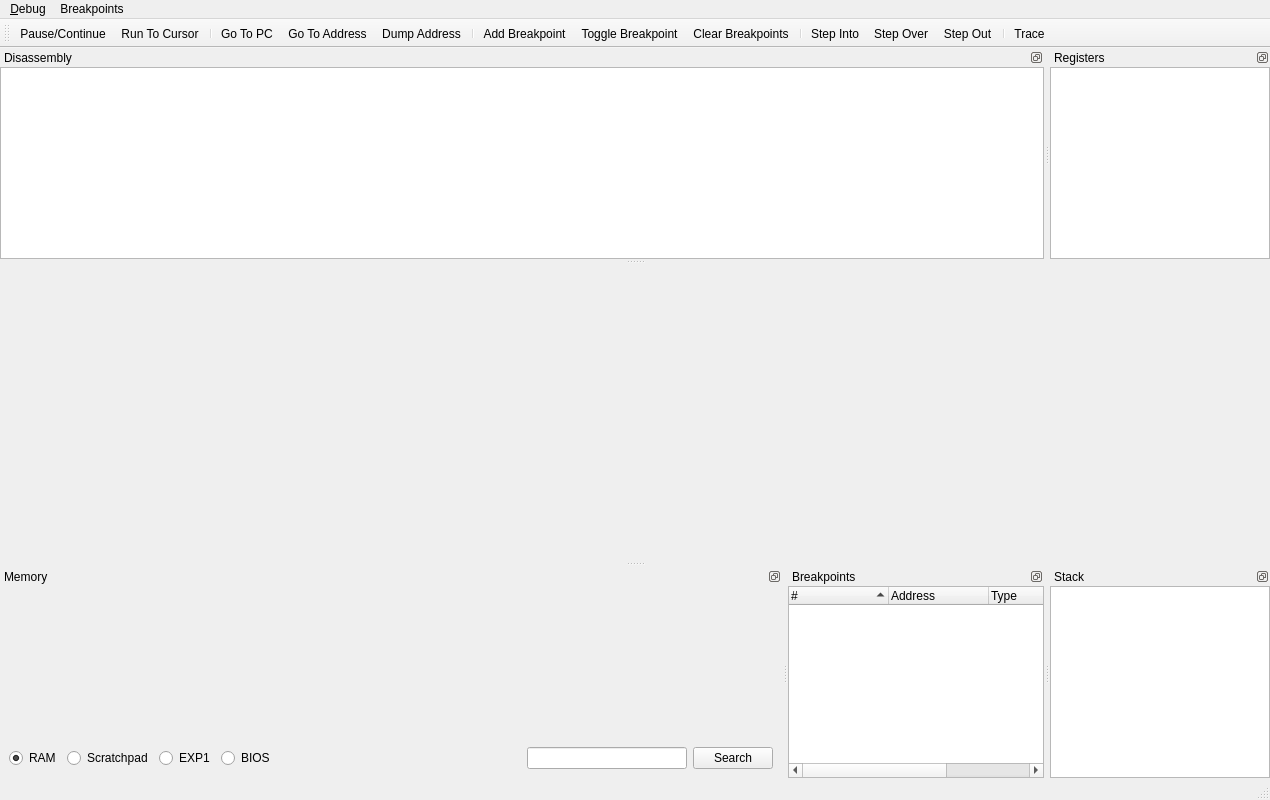
<?xml version="1.0" encoding="UTF-8"?>
<ui version="4.0">
 <class>DebuggerWindow</class>
 <widget class="QMainWindow" name="DebuggerWindow">
  <property name="geometry">
   <rect>
    <x>0</x>
    <y>0</y>
    <width>1270</width>
    <height>800</height>
   </rect>
  </property>
  <property name="windowTitle">
   <string>CPU Debugger</string>
  </property>
  <property name="dockNestingEnabled">
   <bool>true</bool>
  </property>
  <widget class="QWidget" name="centralwidget"/>
  <widget class="QMenuBar" name="menubar">
   <property name="geometry">
    <rect>
     <x>0</x>
     <y>0</y>
     <width>1210</width>
     <height>30</height>
    </rect>
   </property>
   <widget class="QMenu" name="menu_Debugger">
    <property name="title">
     <string>&amp;Debug</string>
    </property>
    <addaction name="actionPause"/>
    <addaction name="actionRunToCursor"/>
    <addaction name="separator"/>
    <addaction name="actionGoToPC"/>
    <addaction name="actionGoToAddress"/>
    <addaction name="actionDumpAddress"/>
    <addaction name="separator"/>
    <addaction name="actionTrace"/>
    <addaction name="separator"/>
    <addaction name="actionStepInto"/>
    <addaction name="actionStepOver"/>
    <addaction name="actionStepOut"/>
    <addaction name="separator"/>
    <addaction name="actionClose"/>
   </widget>
   <widget class="QMenu" name="menuBreakpoints">
    <property name="title">
     <string>Breakpoints</string>
    </property>
    <addaction name="actionAddBreakpoint"/>
    <addaction name="actionToggleBreakpoint"/>
    <addaction name="actionClearBreakpoints"/>
   </widget>
   <addaction name="menu_Debugger"/>
   <addaction name="menuBreakpoints"/>
  </widget>
  <widget class="QStatusBar" name="statusbar"/>
  <widget class="QToolBar" name="toolBar">
   <property name="windowTitle">
    <string>toolBar</string>
   </property>
   <attribute name="toolBarArea">
    <enum>TopToolBarArea</enum>
   </attribute>
   <attribute name="toolBarBreak">
    <bool>false</bool>
   </attribute>
   <addaction name="actionPause"/>
   <addaction name="actionRunToCursor"/>
   <addaction name="separator"/>
   <addaction name="actionGoToPC"/>
   <addaction name="actionGoToAddress"/>
   <addaction name="actionDumpAddress"/>
   <addaction name="separator"/>
   <addaction name="actionAddBreakpoint"/>
   <addaction name="actionToggleBreakpoint"/>
   <addaction name="actionClearBreakpoints"/>
   <addaction name="separator"/>
   <addaction name="actionStepInto"/>
   <addaction name="actionStepOver"/>
   <addaction name="actionStepOut"/>
   <addaction name="separator"/>
   <addaction name="actionTrace"/>
  </widget>
  <widget class="QDockWidget" name="dockWidget_2">
   <property name="features">
    <set>QDockWidget::DockWidgetFloatable|QDockWidget::DockWidgetMovable</set>
   </property>
   <property name="windowTitle">
    <string>Disassembly</string>
   </property>
   <attribute name="dockWidgetArea">
    <number>4</number>
   </attribute>
   <widget class="QTreeView" name="codeView">
    <property name="sizePolicy">
     <sizepolicy hsizetype="Expanding" vsizetype="Expanding">
      <horstretch>0</horstretch>
      <verstretch>0</verstretch>
     </sizepolicy>
    </property>
    <attribute name="headerVisible">
     <bool>false</bool>
    </attribute>
   </widget>
  </widget>
  <widget class="QDockWidget" name="dockWidget_3">
   <property name="features">
    <set>QDockWidget::DockWidgetFloatable|QDockWidget::DockWidgetMovable</set>
   </property>
   <property name="windowTitle">
    <string>Registers</string>
   </property>
   <attribute name="dockWidgetArea">
    <number>4</number>
   </attribute>
   <widget class="QTreeView" name="registerView">
    <property name="sizePolicy">
     <sizepolicy hsizetype="Expanding" vsizetype="Expanding">
      <horstretch>0</horstretch>
      <verstretch>0</verstretch>
     </sizepolicy>
    </property>
    <property name="maximumSize">
     <size>
      <width>220</width>
      <height>16777215</height>
     </size>
    </property>
   </widget>
  </widget>
  <widget class="QDockWidget" name="dockWidget">
   <property name="sizePolicy">
    <sizepolicy hsizetype="Preferred" vsizetype="Preferred">
     <horstretch>1</horstretch>
     <verstretch>0</verstretch>
    </sizepolicy>
   </property>
   <property name="features">
    <set>QDockWidget::DockWidgetFloatable|QDockWidget::DockWidgetMovable</set>
   </property>
   <property name="windowTitle">
    <string>Memory</string>
   </property>
   <attribute name="dockWidgetArea">
    <number>8</number>
   </attribute>
   <widget class="QWidget" name="dockWidgetContents_3">
    <layout class="QVBoxLayout" name="verticalLayout">
     <item>
      <widget class="MemoryViewWidget" name="memoryView" native="true">
       <property name="sizePolicy">
        <sizepolicy hsizetype="Preferred" vsizetype="Expanding">
         <horstretch>0</horstretch>
         <verstretch>0</verstretch>
        </sizepolicy>
       </property>
      </widget>
     </item>
     <item>
      <layout class="QHBoxLayout" name="horizontalLayout">
       <item>
        <widget class="QRadioButton" name="memoryRegionRAM">
         <property name="text">
          <string>RAM</string>
         </property>
         <property name="checked">
          <bool>true</bool>
         </property>
        </widget>
       </item>
       <item>
        <widget class="QRadioButton" name="memoryRegionScratchpad">
         <property name="text">
          <string>Scratchpad</string>
         </property>
        </widget>
       </item>
       <item>
        <widget class="QRadioButton" name="memoryRegionEXP1">
         <property name="text">
          <string>EXP1</string>
         </property>
        </widget>
       </item>
       <item>
        <widget class="QRadioButton" name="memoryRegionBIOS">
         <property name="text">
          <string>BIOS</string>
         </property>
        </widget>
       </item>
       <item>
        <spacer name="horizontalSpacer">
         <property name="orientation">
          <enum>Qt::Horizontal</enum>
         </property>
         <property name="sizeHint" stdset="0">
          <size>
           <width>40</width>
           <height>20</height>
          </size>
         </property>
        </spacer>
       </item>
       <item>
        <layout class="QHBoxLayout" name="horizontalLayout_2">
         <item>
          <widget class="QLineEdit" name="memorySearchString"/>
         </item>
         <item>
          <widget class="QPushButton" name="memorySearch">
           <property name="text">
            <string>Search</string>
           </property>
          </widget>
         </item>
        </layout>
       </item>
      </layout>
     </item>
    </layout>
   </widget>
  </widget>
  <widget class="QDockWidget" name="dockWidget_5">
   <property name="sizePolicy">
    <sizepolicy hsizetype="Maximum" vsizetype="Preferred">
     <horstretch>0</horstretch>
     <verstretch>0</verstretch>
    </sizepolicy>
   </property>
   <property name="maximumSize">
    <size>
     <width>290</width>
     <height>524287</height>
    </size>
   </property>
   <property name="features">
    <set>QDockWidget::DockWidgetFloatable|QDockWidget::DockWidgetMovable</set>
   </property>
   <property name="windowTitle">
    <string>Breakpoints</string>
   </property>
   <attribute name="dockWidgetArea">
    <number>8</number>
   </attribute>
   <widget class="QTreeWidget" name="breakpointsWidget">
    <property name="selectionMode">
     <enum>QAbstractItemView::SingleSelection</enum>
    </property>
    <property name="selectionBehavior">
     <enum>QAbstractItemView::SelectRows</enum>
    </property>
    <property name="sortingEnabled">
     <bool>true</bool>
    </property>
    <attribute name="headerMinimumSectionSize">
     <number>20</number>
    </attribute>
    <column>
     <property name="text">
      <string>#</string>
     </property>
    </column>
    <column>
     <property name="text">
      <string>Address</string>
     </property>
    </column>
    <column>
     <property name="text">
      <string>Type</string>
     </property>
    </column>
    <column>
     <property name="text">
      <string>Hit Count</string>
     </property>
    </column>
   </widget>
  </widget>
  <widget class="QDockWidget" name="dockWidget_4">
   <property name="features">
    <set>QDockWidget::DockWidgetFloatable|QDockWidget::DockWidgetMovable</set>
   </property>
   <property name="windowTitle">
    <string>Stack</string>
   </property>
   <attribute name="dockWidgetArea">
    <number>8</number>
   </attribute>
   <widget class="QTreeView" name="stackView">
    <property name="maximumSize">
     <size>
      <width>220</width>
      <height>16777215</height>
     </size>
    </property>
   </widget>
  </widget>
  <action name="actionPause">
   <property name="checkable">
    <bool>true</bool>
   </property>
   <property name="icon">
    <iconset theme="pause-line"/>
   </property>
   <property name="text">
    <string>&amp;Pause/Continue</string>
   </property>
   <property name="toolTip">
    <string>Pause/Continue</string>
   </property>
   <property name="shortcut">
    <string>F5</string>
   </property>
  </action>
  <action name="actionStepInto">
   <property name="icon">
    <iconset theme="debug-step-into-line"/>
   </property>
   <property name="text">
    <string>&amp;Step Into</string>
   </property>
   <property name="toolTip">
    <string>Step Into</string>
   </property>
   <property name="shortcut">
    <string>F11</string>
   </property>
  </action>
  <action name="actionStepOver">
   <property name="icon">
    <iconset theme="debug-step-over-line"/>
   </property>
   <property name="text">
    <string>Step &amp;Over</string>
   </property>
   <property name="toolTip">
    <string>Step Over</string>
   </property>
   <property name="shortcut">
    <string>F10</string>
   </property>
  </action>
  <action name="actionToggleBreakpoint">
   <property name="icon">
    <iconset theme="debug-toggle-breakpoint"/>
   </property>
   <property name="text">
    <string>Toggle &amp;Breakpoint</string>
   </property>
   <property name="toolTip">
    <string>Toggle Breakpoint</string>
   </property>
   <property name="shortcut">
    <string>F9</string>
   </property>
  </action>
  <action name="actionClose">
   <property name="text">
    <string>&amp;Close</string>
   </property>
  </action>
  <action name="actionStepOut">
   <property name="icon">
    <iconset theme="debug-step-out-line"/>
   </property>
   <property name="text">
    <string>Step O&amp;ut</string>
   </property>
   <property name="toolTip">
    <string>Step Out</string>
   </property>
   <property name="shortcut">
    <string>Ctrl+F11</string>
   </property>
  </action>
  <action name="actionRunToCursor">
   <property name="icon">
    <iconset theme="debugger-go-to-cursor"/>
   </property>
   <property name="text">
    <string>&amp;Run To Cursor</string>
   </property>
   <property name="toolTip">
    <string>Run To Cursor</string>
   </property>
   <property name="shortcut">
    <string>Ctrl+F10</string>
   </property>
  </action>
  <action name="actionClearBreakpoints">
   <property name="icon">
    <iconset theme="debugger-clear-breakpoint"/>
   </property>
   <property name="text">
    <string>&amp;Clear Breakpoints</string>
   </property>
   <property name="toolTip">
    <string>Clear Breakpoints</string>
   </property>
   <property name="shortcut">
    <string>Ctrl+Del</string>
   </property>
  </action>
  <action name="actionAddBreakpoint">
   <property name="icon">
    <iconset theme="add-line"/>
   </property>
   <property name="text">
    <string>&amp;Add Breakpoint</string>
   </property>
   <property name="toolTip">
    <string>Add Breakpoint</string>
   </property>
   <property name="shortcut">
    <string>Ctrl+F9</string>
   </property>
  </action>
  <action name="actionGoToPC">
   <property name="icon">
    <iconset theme="debugger-go-to-pc"/>
   </property>
   <property name="text">
    <string>&amp;Go To PC</string>
   </property>
   <property name="toolTip">
    <string>Go To PC</string>
   </property>
   <property name="shortcut">
    <string>Ctrl+P</string>
   </property>
  </action>
  <action name="actionGoToAddress">
   <property name="icon">
    <iconset theme="debugger-go-to-address"/>
   </property>
   <property name="text">
    <string>Go To &amp;Address</string>
   </property>
   <property name="toolTip">
    <string>Go To Address</string>
   </property>
   <property name="shortcut">
    <string>Ctrl+G</string>
   </property>
  </action>
  <action name="actionDumpAddress">
   <property name="icon">
    <iconset theme="debugger-dump-address"/>
   </property>
   <property name="text">
    <string>&amp;Dump Address</string>
   </property>
   <property name="shortcut">
    <string>Ctrl+D</string>
   </property>
  </action>
  <action name="actionTrace">
   <property name="icon">
    <iconset theme="debug-trace-line"/>
   </property>
   <property name="text">
    <string>&amp;Trace</string>
   </property>
   <property name="toolTip">
    <string>Trace</string>
   </property>
   <property name="shortcut">
    <string>Ctrl+T</string>
   </property>
  </action>
 </widget>
 <customwidgets>
  <customwidget>
   <class>MemoryViewWidget</class>
   <extends>QWidget</extends>
   <header>arcadeduck-qt/memoryviewwidget.h</header>
   <container>1</container>
  </customwidget>
 </customwidgets>
 <resources>
  <include location="resources/resources.qrc"/>
 </resources>
 <connections/>
</ui>
